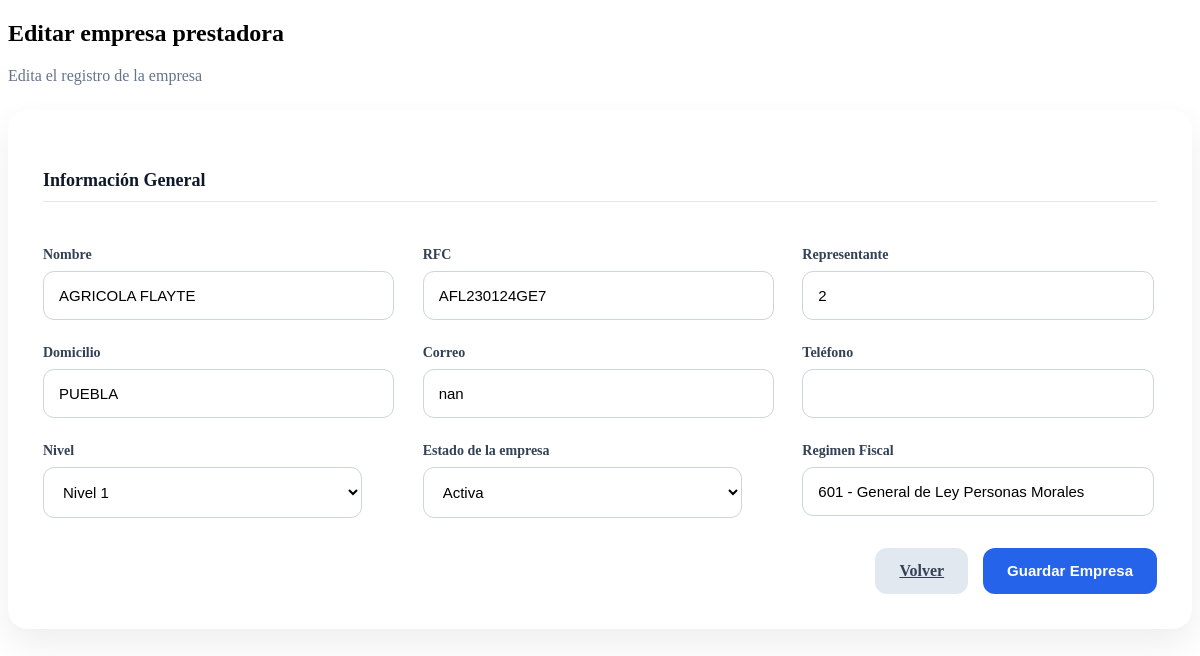
The app's page /empresas/editar/3 (signed in) with its own data.
### models/models.py (models this page shows, shortened)
class Empresa(db.Model):
    __tablename__ = "dim_empresas"
    id = db.Column(db.Integer, primary_key=True)
    nombre = db.Column(db.String(200), nullable=False, unique=True)
    rfc = db.Column(db.String(13))
    representante = db.Column(db.String(200))
    domicilio = db.Column(db.String(300))
    correo = db.Column(db.String(150))
    telefono = db.Column(db.String(20))
    nivel = db.Column(db.Integer)
    regimen_fiscal = db.Column(db.String(300))
    activo = db.Column(db.Boolean(), default=True)
    proyectos = db.relationship(
        "Proyecto",
        backref="empresa",
        lazy=True
    )
    trabajadores = db.relationship(
        "Trabajador",
        backref="empresa",
        lazy=True
    )

### app.py (the view, shortened to what this page needs)
@app.route( '/empresas/editar/<int:id>', methods=['GET', 'POST'])
@login_required
def editar_empresa(id):
    empresa = Empresa.query.get_or_404(id)
    niveles = [
        "1",
        "2",
        "3"
    ]
    return render_template(
        'editar_empresa.html',
        empresa=empresa,
        niveles=niveles
    )

### app.py (called while the page is built)
@login_manager.user_loader
def load_user(id):
    return Users.query.get(
        int(id)
    )

### templates/editar_empresa.html (shortened to what this page needs)
<!DOCTYPE html>
<html>
    <head>
        <link rel="stylesheet" href="{{ url_for('static', filename='css/formularios.css') }}">
    </head>
    <body>
        <div class="form-container">
            <div class="form-title">
                <h2>Editar empresa prestadora</h2>
                <p>Edita el registro de la empresa</p>
            </div>
            <div class="form-card">
                <form method="POST">
                    <div class="form-grid">
                        <div class="section-title full-width">
                            Información General
                        </div>
                        <div class="form-group">
                            <label>Nombre</label>
                            <input type="text" name="nombre" value="{{ empresa.nombre }}" class="mayusculas" required>
                        </div>
                        <div class="form-group">
                            <label>RFC</label>
                            <input type="text" name="rfc" value="{{ empresa.rfc }}" class="mayusculas" required>
                        </div>
                        <div class="form-group">
                            <label>Representante</label>
                            <input type="text" name="representante" value="{{ empresa.representante }}" class="mayusculas" required>
                        </div>
                        <div class="form-group">
                            <label>Domicilio</label>
                            <input type="text" name="domicilio" value="{{ empresa.domicilio }}" class="mayusculas" required>
                        </div>
                        <div class="form-group">
                            <label>Correo</label>
                            <input type="email" name="correo" value="{{ empresa.correo }}">
                        </div>
                        <div class="form-group">
                            <label>Teléfono</label>
                            <input type="text" name="telefono" value="{{ empresa.telefono }}">
                        </div>
                        <div class="form-group">
                            <label>Nivel</label>
                            <select name="nivel">
                                <option value="1"
                                    {% if empresa.nivel == 1 %}
                                        selected
                                    {% endif %}
                                >
                                    Nivel 1
                                </option>
                            </select>
                        </div>
                        <div class="form-group">
                            <label>Estado de la empresa</label>
                            <select name="activo" required>
                                <option value="1"
                                    {% if empresa.activo %}
                                        selected
                                    {% endif %}
                                >
                                    Activa
                                </option>
                            </select>
                        </div>
                        <div class="form-group">
                            <label>Regimen Fiscal</label>
                            <input type="text" name="telefono" value="{{ empresa.regimen_fiscal }}">
                        </div>
                    </div>
                    <div class="form-actions">
                        <a href="{{ url_for('empresas') }}" class="btn-secondary">
                            Volver
                        </a>
                        <button type="submit" class="btn-primary">
                            Guardar Empresa
                        </button>
                    </div>
                </form>
            </div>
        </div>
    </body>
</html>

### static/css/formularios.css (style rules this page uses)
.form-container { max-width:1200px; margin:auto; }
.form-title { margin-bottom:25px; }
.form-title p { color:#64748b; margin-top:5px; }
.form-card { background:#ffffff; border-radius:20px; padding:35px; box-shadow: 0 15px 35px rgba( 0, 0, 0, 0.07 ); }
.form-grid { display:grid; grid-template-columns: repeat( auto-fit, minmax( 280px, 1fr ) ); gap:25px; }
.form-group { display:flex; flex-direction:column; }
.form-group label { font-size:14px; font-weight:600; color:#334155; margin-bottom:8px; }
.form-group input, .form-group select, .form-group textarea { width:90%; padding:15px; border:1px solid #cbd5e1; border-radius:11px; font-size:15px; background:#fff; transition:.3s; }
.full-width { grid-column: 1 / -1; }
.form-actions { margin-top:30px; display:flex; gap:15px; justify-content:flex-end; }
.btn-primary { background:#2563eb; color:white; border:none; border-radius:12px; padding:14px 24px; cursor:pointer; font-weight:600; font-size:15px; transition:.3s; }
.btn-secondary { background:#e2e8f0; color:#334155; border:none; border-radius:12px; padding:14px 24px; cursor:pointer; font-weight:600; transition:.3s; }
.section-title { margin-top:25px; margin-bottom:20px; padding-bottom:10px; border-bottom:1px solid #e2e8f0; color:#0f172a; font-size:18px; font-weight:600; }

### records on screen
Empresa: nombre "AGRICOLA FLAYTE", rfc "AFL230124GE7", representante "2", domicilio "PUEBLA", correo "nan", nivel "Nivel 1", activo "Activa", telefono "601 - General de Ley Personas Morales"
